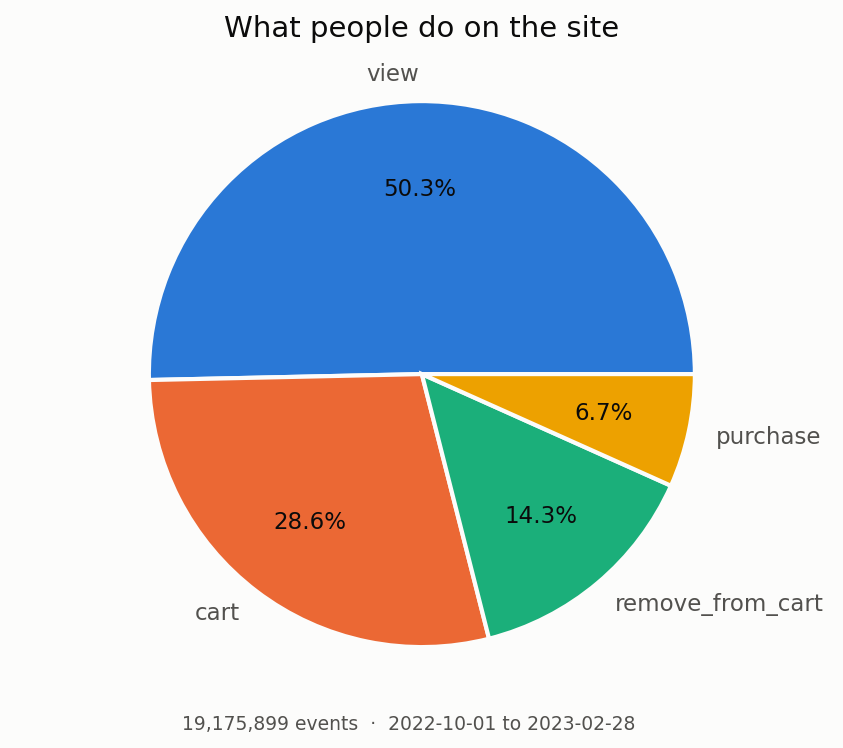

The Python source for this figure:
#!/usr/bin/env python3
"""
ex00 / pie.py  (module 2 - Data Viz)  --  "American apple Pie"

Pie chart of what people do on the site: the share of each event_type
(view, cart, remove_from_cart, purchase) in the data warehouse table
"customers" built in module 01.

How it works:
  - The counting is done by PostgreSQL (GROUP BY event_type), so only four
    rows travel to Python instead of ~19 million events.
  - The same query returns the first and last event_time, printed to show
    which period the chart covers.
  - Each event_type always gets the same colour (a fixed mapping, not the
    rank of the slice), so the charts with and without February compare
    directly. The palette passes the colour-blind separation checks; every
    slice carries its name and percentage, so colour is never needed alone.

Options:
  --no-feb    leave out the events from 2023-02-01 on, to compare with the
              reference chart of the subject (made without February)
  --no-show   only save the image, do not open a window

Output:
  a table of counts and percentages in the terminal, and the chart saved as
  pie.png (or pie_no_feb.png) next to this script. The window opens only
  when a display is available (e.g. in the XFCE session, not over SSH).

Run it (both work; shebang present and file is executable):
    ./pie.py [--no-feb] [--no-show]
    python3 pie.py [--no-feb] [--no-show]
"""

import os
import sys
import getpass
import argparse
import psycopg2

import matplotlib
if not os.environ.get("DISPLAY"):
    matplotlib.use("Agg")           # no display (SSH, cron): render to file only
import matplotlib.pyplot as plt     # noqa: E402  (backend must be set first)


def load_env():
    """
    Load the project settings into os.environ, from two files at the
    repository root (one level above this script):
      1. .env            created by `make getpass`, includes the password
      2. env_sample.txt  committed defaults (everything except the password)
    A variable already set to a non-empty value is never overridden, so
    the priority is: shell / make environment > .env > env_sample.txt.
    An EMPTY variable counts as unset: make exports the empty PGPASSWORD
    of env_sample.txt when .env does not exist yet, and that must not hide
    the password that `make getpass` has just written to .env.
    Arguments:
        none
    Returns:
        list of the files that were loaded (list of str)
    """
    root = os.path.dirname(os.path.dirname(os.path.abspath(__file__)))
    loaded = []
    for name in (".env", "env_sample.txt"):
        path = os.path.join(root, name)
        if not os.path.isfile(path):
            continue
        with open(path) as f:
            for line in f:
                line = line.strip()
                if not line or line.startswith("#") or "=" not in line:
                    continue
                key, value = line.split("=", 1)
                key, value = key.strip(), value.strip()
                if value and not os.environ.get(key):   # empty = unset
                    os.environ[key] = value
        loaded.append(path)
    return loaded


def setting(name):
    """
    Read one project setting from the environment (filled by load_env()).
    Arguments:
        name: variable name, e.g. "PGDATABASE" (str)
    Returns:
        its value (str); exits with a clear message if it is missing
    """
    value = os.environ.get(name)
    if not value:
        sys.exit(f"ERROR: setting {name} not found (check env_sample.txt / .env).")
    return value


load_env()

# Settings: .env (with password) or env_sample.txt -- see load_env()
DB_NAME = setting("PGDATABASE")
DB_USER = setting("PGUSER")
DB_HOST = setting("PGHOST")
DB_PORT = int(setting("PGPORT"))

TABLE = "customers"
FEB_START = "2023-02-01"            # first instant excluded by --no-feb

# Fixed colour per event type (validated categorical palette, light mode):
# the colour follows the event type, never the size of its slice.
COLORS = {
    "view": "#2a78d6",              # blue
    "cart": "#eb6834",              # orange
    "remove_from_cart": "#1baf7a",  # aqua
    "purchase": "#eda100",          # yellow
}
SPARE_COLORS = ["#e87ba4", "#008300", "#6250d6", "#e34948"]  # unexpected types
SURFACE = "#fcfcfb"                 # chart background
TEXT_PRIMARY = "#0b0b0b"
TEXT_SECONDARY = "#52514e"


def connect_db():
    """
    Open a connection to the database without storing any password in the
    code. It first tries WITHOUT a password: libpq then uses, if present,
    PGPASSWORD, loaded from the project's .env (written by
    `make getpass`) or exported by the shell. Only if that first attempt fails does it prompt for
    the password (no echo) and try once more.
    Arguments:
        none (reads DB_NAME, DB_USER, DB_HOST and DB_PORT)
    Returns:
        an open psycopg2 connection
    Exits:
        with an error message if the second attempt also fails
    """
    params = dict(dbname=DB_NAME, user=DB_USER, host=DB_HOST, port=DB_PORT)
    try:
        return psycopg2.connect(**params)
    except psycopg2.OperationalError:
        pass                            # no stored password, or a wrong one
    password = getpass.getpass(f"Password for PostgreSQL user '{DB_USER}': ")
    try:
        return psycopg2.connect(password=password, **params)
    except psycopg2.OperationalError as e:
        sys.exit(f"ERROR: could not connect to the database.\n{e}")


def fetch_counts(conn, no_feb):
    """
    Count the events of each type in one pass over TABLE (biggest first),
    with the first and last event_time of the period covered.
    Arguments:
        conn:   open psycopg2 connection
        no_feb: if True, only events before FEB_START are counted (bool)
    Returns:
        tuple (rows, first, last): rows is a list of (event_type, count),
        first and last are datetimes (list of tuple, datetime, datetime)
    """
    where = "WHERE event_time < %s" if no_feb else ""
    params = (FEB_START,) if no_feb else ()
    with conn.cursor() as cur:
        cur.execute(
            f"SELECT event_type, count(*), min(event_time), max(event_time) "
            f"FROM {TABLE} {where} "
            f"GROUP BY event_type ORDER BY count(*) DESC;",
            params,
        )
        result = cur.fetchall()
    if not result:
        sys.exit(f"ERROR: no events found in {TABLE}.")
    rows = [(event_type, n) for event_type, n, _, _ in result]
    first = min(r[2] for r in result)
    last = max(r[3] for r in result)
    return rows, first, last


def print_table(rows, first, last):
    """
    Print the count and percentage of each event type, and the period.
    Arguments:
        rows:  list of (event_type, count), biggest first (list of tuple)
        first: first event_time covered (datetime)
        last:  last event_time covered (datetime)
    Returns:
        None
    """
    total = sum(n for _, n in rows)
    print(f"Period: {first} -> {last}")
    print(f"{'event_type':<18}{'events':>12}{'share':>9}")
    for event_type, n in rows:
        print(f"{event_type:<18}{n:>12,}{100 * n / total:>8.1f}%")
    print(f"{'total':<18}{total:>12,}{100.0:>8.1f}%")


def colors_for(types):
    """
    Give each event type its fixed colour; types outside COLORS take the
    spare colours in order (never a generated colour).
    Arguments:
        types: event types in slice order (list of str)
    Returns:
        list of hex colours, one per type (list of str)
    """
    spare = iter(SPARE_COLORS)
    return [COLORS.get(t) or next(spare, "#9a9a96") for t in types]


def draw_pie(rows, first, last, path, show):
    """
    Draw the pie chart, save it to `path`, and show it if asked.
    Slices are separated by a 2 px gap in the background colour; each one
    is labelled with its event type and percentage.
    Arguments:
        rows:  list of (event_type, count), biggest first (list of tuple)
        first: first event_time covered (datetime)
        last:  last event_time covered (datetime)
        path:  image file to write (str)
        show:  open a window with the chart (bool)
    Returns:
        None
    """
    types = [t for t, _ in rows]
    counts = [n for _, n in rows]
    fig, ax = plt.subplots(figsize=(7, 5.2), facecolor=SURFACE)
    ax.set_facecolor(SURFACE)
    _, labels, pcts = ax.pie(
        counts,
        labels=types,
        colors=colors_for(types),
        autopct="%1.1f%%",
        pctdistance=0.68,
        wedgeprops={"edgecolor": SURFACE, "linewidth": 2},
        textprops={"color": TEXT_PRIMARY, "fontsize": 11},
    )
    for label in labels:
        label.set_color(TEXT_SECONDARY)
    ax.axis("equal")
    ax.set_title("What people do on the site", color=TEXT_PRIMARY,
                 fontsize=14, pad=18)
    fig.text(0.5, 0.04,
             f"{sum(counts):,} events  ·  {first:%Y-%m-%d} to {last:%Y-%m-%d}",
             ha="center", color=TEXT_SECONDARY, fontsize=9)
    fig.savefig(path, dpi=150, facecolor=SURFACE, bbox_inches="tight")
    print(f"Chart saved to {path}")
    if show:
        plt.show()
    plt.close(fig)


def main():
    """
    Parse the options, query the event counts, print them and draw the pie.
    Arguments:
        none (reads --no-feb and --no-show from the command line)
    Returns:
        None (exits with a non-zero status on error)
    """
    parser = argparse.ArgumentParser(description="Pie chart of event types.")
    parser.add_argument("--no-feb", action="store_true",
                        help=f"only events before {FEB_START}")
    parser.add_argument("--no-show", action="store_true",
                        help="save the image without opening a window")
    args = parser.parse_args()

    conn = connect_db()
    try:
        rows, first, last = fetch_counts(conn, args.no_feb)
    except psycopg2.Error as e:
        sys.exit(f"ERROR: query failed.\n{e}")
    finally:
        conn.close()

    print_table(rows, first, last)
    name = "pie_no_feb.png" if args.no_feb else "pie.png"
    path = os.path.join(os.path.dirname(os.path.abspath(__file__)), name)
    show = bool(os.environ.get("DISPLAY")) and not args.no_show
    draw_pie(rows, first, last, path, show)


if __name__ == "__main__":
    main()
